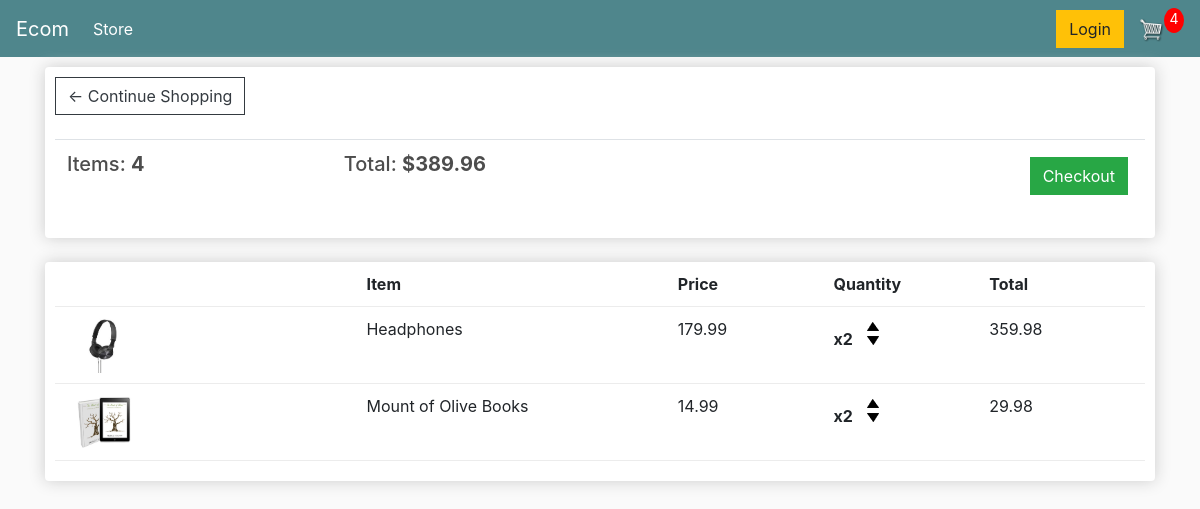
The app's page /cart/ (signed in) with its own data.
### store/models.py (models this page shows, shortened)
class Order(models.Model):
    customer = models.ForeignKey(Customer, on_delete=models.SET_NULL, blank=True, null=True)
    date_ordered = models.DateTimeField(auto_now_add=True)
    complete = models.BooleanField(default=False, null=True, blank=False)
    transaction_id = models.CharField(max_length=200, null=True)
    @property
    def get_cart_total(self):
        orderitems = self.orderitem_set.all()
        total = sum([item.get_total for item in orderitems])
        return total
    @property
    def get_cart_items(self):
        orderitems = self.orderitem_set.all()
        total = sum([item.quantity for item in orderitems])
        return total

class OrderItem(models.Model):
    product = models.ForeignKey(Product, on_delete=models.SET_NULL, blank=True, null=True)
    order = models.ForeignKey(Order, on_delete=models.SET_NULL, blank=True, null=True)
    quantity = models.IntegerField(default=0, null=True, blank=True)
    date_added = models.DateTimeField(auto_now_add=True)
    @property
    def get_total(self):
        total = self.product.price * self.quantity
        return total

class Product(models.Model):
    name = models.CharField(max_length=200, null=True)
    price = models.DecimalField(max_digits=7, decimal_places=2)
    digital = models.BooleanField(default=False, null=True, blank=False)
    image = models.ImageField(null=True, blank=True)
    @property
    def imageURL(self):
        try:
            url = self.image.url
        except:
            url = ''
        return url

### store/views.py (the view)
# urls.py: path('cart/', views.cart, name ='cart'),
def cart(request):
    data = cartData(request)
    cartItems = data['cartItems']
    order = data['order']
    items = data['items']
    context= {'items':items, 'order': order, 'cartItems':cartItems}
    return render(request, 'store/cart.html', context)

### store/utils.py (called while the page is built)
def cartData(request):
     if request.user.is_authenticated:
        customer = request.user.customer
        order, created = Order.objects.get_or_create(customer = customer, complete=False)
        items = order.orderitem_set.all()
        cartItems = order.get_cart_items
     else:
        cookieData = cookieCart(request)
        cartItems = cookieData['cartItems']
        order = cookieData['order']
        items = cookieData['items']
     return{'cartItems':cartItems, 'order':order, 'items':items }

### store/templates/store/cart.html
{% extends 'store/main.html' %}
{% load static %}
{% block content%}
    <div class="row">
        <div class="col-lg-12">
            <div class="box-element">
                <a class="btn btn-outline-dark" href="{% url 'store' %}">&#x2190; Continue Shopping</a>
                <br>
                <br>
                <table class="table">
                    <tr>
                        <th><h5>Items: <strong>{{order.get_cart_items}}</strong></h5></th>
                        <th><h5>Total: <strong>${{order.get_cart_total|floatformat:2}}</strong></h5></th>
                        <th>
                            <a style="float: right; margin: 5px" class="btn btn-success" href="{%url 'checkout'%}">Checkout</a>
                        </th>
                    </tr>
                </table>
            </div>
            <br>
            <div class="box-element">
                <div class="cart-row">
                    <div style="flex:2"></div>
                    <div style="flex:2"><strong>Item</strong></div>
                    <div style="flex:1"><strong>Price</strong></div>
                    <div style="flex:1"><strong>Quantity</strong></div>
                    <div style="flex:1"><strong>Total</strong></div>
                </div>
                {% for item in items %}
                <div class="cart-row">
                    <div style="flex:2"><img class="row-image" src="{{item.product.imageURL}}"></div>
                    <div style="flex:2">{{item.product.name}}</div>
                    <div style="flex:1">{{item.product.price|floatformat:2}}</div>
                    <div style="flex:1">
                        <p class="quantity">x{{item.quantity}}</p>
						<div class="quantity">
							<img data-product="{{item.product.id}}" data-action="add" class="chg-quantity update-cart" src="{% static  'images/arrow-up.png' %}">
							<img data-product="{{item.product.id}}" data-action="remove" class="chg-quantity update-cart" src="{% static  'images/arrow-down.png' %}">
						</div>
                    </div>
                    <div style="flex:1">{{item.get_total}}</div>
                </div>
                {% endfor %}
            </div>
        </div>
    </div>
{% endblock content%}

### static/css/main.css (style rules this page uses)
body { background-color: hsl(0, 0%, 98%); }
h1,h2,h3,h4,h5,h6 { color:hsl(0, 0%, 30%); }
.box-element { box-shadow:hsl(0, 0%, 80%) 0 0 16px; background-color: #fff; border-radius: 4px; padding: 10px; }
.col-lg-4, .col-lg-6, .col-lg-8, .col-lg-12 { margin-top: 10px; }
.btn { border-radius: 0; }
.row-image { width: 100px; }
.cart-row { display: flex; align-items: flex-stretch; padding-bottom: 10px; margin-bottom: 10px; border-bottom: 1px solid #ececec; }
.quantity { display: inline-block; font-weight: 700; padding-right:10px; }
.chg-quantity { width: 12px; cursor: pointer; display: block; margin-top: 5px; transition:.1s; }

### records on screen
Order: get_cart_items "4", get_cart_total "389.96"
OrderItem: product.imageURL (picture), product.name "Headphones", product.price "179.99", quantity "2", get_total "359.98"
OrderItem: product.imageURL (picture), product.name "Mount of Olive Books", product.price "14.99", quantity "2", get_total "29.98"

### other values on screen
{{ cartItems }} "4"
